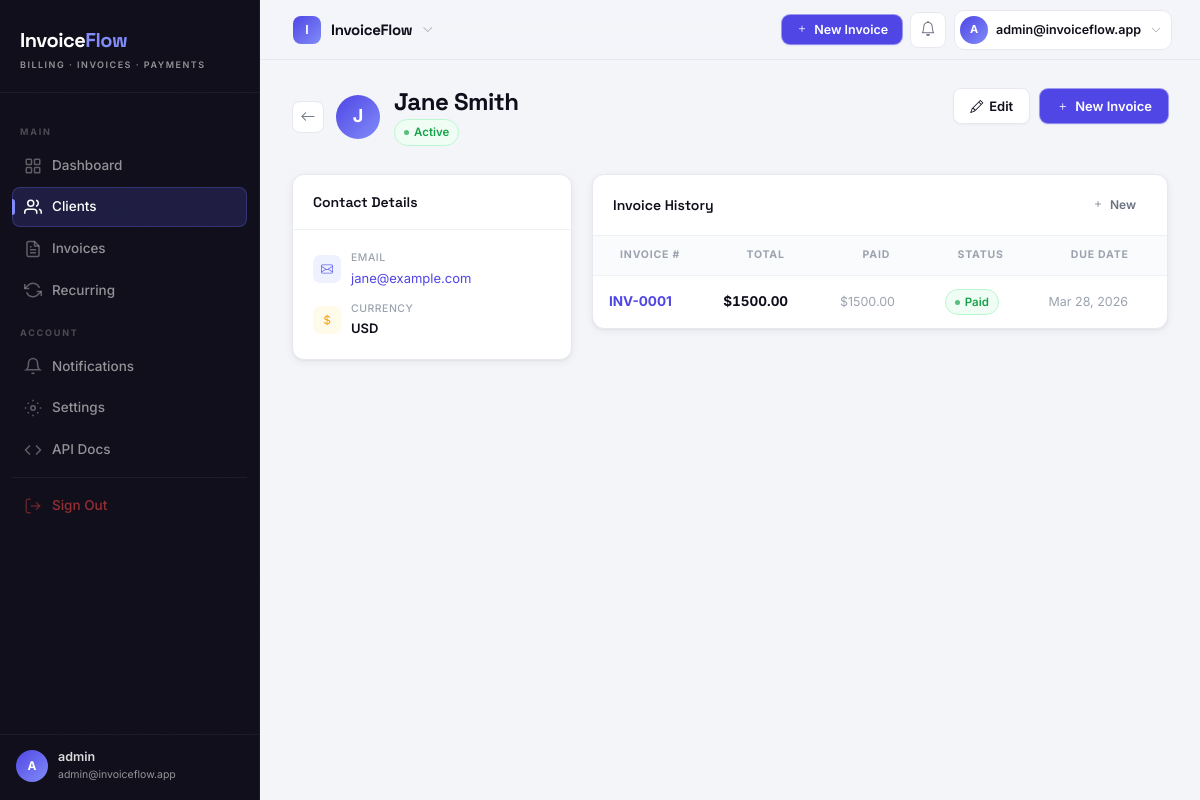
The page /clients/88578b54-3251-463a-b2cc-0fa08d3f5776/ (signed in) on the database its author committed.
### accounts/models.py (models this page shows, shortened)
class User(AbstractUser):
    id = models.UUIDField(primary_key=True, default=uuid.uuid4, editable=False)
    email = models.EmailField(unique=True)
    avatar = models.ImageField(upload_to='avatars/', null=True, blank=True)
    is_email_verified = models.BooleanField(default=False)
    totp_secret = models.CharField(max_length=64, blank=True, default='')
    totp_enabled = models.BooleanField(default=False)
    created_at = models.DateTimeField(auto_now_add=True)
    updated_at = models.DateTimeField(auto_now=True)
    USERNAME_FIELD = 'email'
    REQUIRED_FIELDS = ['username']
    class Meta:
        verbose_name = 'User'
        verbose_name_plural = 'Users'

### clients/models.py (models this page shows, shortened)
class Client(models.Model):
    id = models.UUIDField(primary_key=True, default=uuid.uuid4, editable=False)
    organization = models.ForeignKey(
        Organization,
        on_delete=models.CASCADE,
        related_name='clients',
    )
    name = models.CharField(max_length=200)
    email = models.EmailField()
    phone = models.CharField(max_length=20, blank=True)
    billing_address = models.TextField(blank=True)
    currency = models.CharField(max_length=3, default='USD')
    tax_id = models.CharField(max_length=50, blank=True, verbose_name='VAT / Tax ID')
    notes = models.TextField(blank=True, help_text='Internal notes — not shown on invoices')
    is_active = models.BooleanField(default=True)
    created_at = models.DateTimeField(auto_now_add=True)
    updated_at = models.DateTimeField(auto_now=True)
    class Meta:
        verbose_name = 'Client'
        ordering = ['name']

### invoices/models.py (models this page shows, shortened)
class Invoice(models.Model):
    STATUS_DRAFT = 'draft'
    STATUS_SENT = 'sent'
    STATUS_VIEWED = 'viewed'
    STATUS_PARTIALLY_PAID = 'partially_paid'
    STATUS_PAID = 'paid'
    STATUS_OVERDUE = 'overdue'
    STATUS_CANCELLED = 'cancelled'
    STATUS_CHOICES = [
        (STATUS_DRAFT, 'Draft'),
        (STATUS_SENT, 'Sent'),
        (STATUS_VIEWED, 'Viewed'),
        (STATUS_PARTIALLY_PAID, 'Partially Paid'),
        (STATUS_PAID, 'Paid'),
        (STATUS_OVERDUE, 'Overdue'),
        (STATUS_CANCELLED, 'Cancelled'),
    ]
    id = models.UUIDField(primary_key=True, default=uuid.uuid4, editable=False)
    organization = models.ForeignKey(
        Organization, on_delete=models.CASCADE, related_name='invoices',
    )
    client = models.ForeignKey(
        Client, on_delete=models.PROTECT, related_name='invoices',
    )
    invoice_number = models.CharField(max_length=50)
    status = models.CharField(max_length=20, choices=STATUS_CHOICES, default=STATUS_DRAFT)
    issue_date = models.DateField(default=timezone.now)
    due_date = models.DateField()
    subtotal = models.DecimalField(max_digits=12, decimal_places=2, default=0)
    discount_amount = models.DecimalField(max_digits=12, decimal_places=2, default=0)
    tax_amount = models.DecimalField(max_digits=12, decimal_places=2, default=0)
    total = models.DecimalField(max_digits=12, decimal_places=2, default=0)
    amount_paid = models.DecimalField(max_digits=12, decimal_places=2, default=0)
    notes = models.TextField(blank=True)
    terms = models.TextField(blank=True)
    pdf_file = models.FileField(upload_to='invoices/pdfs/', null=True, blank=True)
    stripe_payment_intent = models.CharField(max_length=200, blank=True)
    viewed_at = models.DateTimeField(null=True, blank=True)
    sent_at = models.DateTimeField(null=True, blank=True)
    created_at = models.DateTimeField(auto_now_add=True)
    updated_at = models.DateTimeField(auto_now=True)
    class Meta:
        verbose_name = 'Invoice'
        ordering = ['-created_at']
        unique_together = ('organization', 'invoice_number')
    @property
    def is_overdue(self):
        from datetime import date
        return (
            self.status not in [self.STATUS_PAID, self.STATUS_CANCELLED]
            and self.due_date < date.today()
        )

### clients/views.py (the view)
# urls.py: path('<uuid:pk>/', views.client_detail, name='detail'),
@login_required
def client_detail(request, pk):
    org = get_org(request)
    client = get_object_or_404(Client, pk=pk, organization=org)
    invoices = client.invoices.order_by('-created_at')
    return render(request, 'clients/detail.html', {'client': client, 'invoices': invoices})

### clients/views.py (called while the page is built)
def get_org(request):
    m = request.user.memberships.select_related('organization').first()
    return m.organization if m else None

### templates/clients/detail.html (shortened to what this page needs)
{% extends 'base.html' %}
{% block content %}
<div class="page-header">
  <div class="page-header-left">
    <div style="display:flex;align-items:center;gap:12px;">
      <a href="{% url 'clients:list' %}" class="btn-icon" style="width:32px;height:32px;flex-shrink:0;text-decoration:none;"><i class="bi bi-arrow-left"></i></a>
      <div style="display:flex;align-items:center;gap:14px;">
        <div style="width:44px;height:44px;border-radius:50%;background:linear-gradient(135deg,var(--brand-600),var(--brand-400));display:flex;align-items:center;justify-content:center;font-size:18px;font-weight:700;color:#fff;flex-shrink:0;">{{ client.name|first|upper }}</div>
        <div>
          <h1 class="page-title" style="margin-bottom:2px;">{{ client.name }}</h1>
          <span class="{% if client.is_active %}status-badge status-paid{% else %}status-badge status-cancelled{% endif %}">{% if client.is_active %}Active{% else %}Inactive{% endif %}</span>
        </div>
      </div>
    </div>
  </div>
  <div class="page-header-actions">
    <a href="{% url 'clients:update' client.pk %}" class="btn btn-secondary"><i class="bi bi-pencil"></i> Edit</a>
    <a href="{% url 'invoices:create' %}?client={{ client.pk }}" class="btn btn-primary"><i class="bi bi-plus"></i> New Invoice</a>
  </div>
</div>
<div class="layout-client-detail">
  <div class="card">
    <div class="card-header"><h3 class="card-header-title">Contact Details</h3></div>
    <div class="card-body">
      <div style="display:flex;flex-direction:column;gap:12px;">
        {% if client.email %}
        <div style="display:flex;gap:10px;align-items:center;">
          <div style="width:28px;height:28px;border-radius:7px;background:var(--brand-50);display:flex;align-items:center;justify-content:center;flex-shrink:0;"><i class="bi bi-envelope" style="color:var(--brand-500);font-size:12px;"></i></div>
          <div><div style="font-size:10.5px;color:var(--text-muted);font-weight:500;text-transform:uppercase;letter-spacing:0.5px;">Email</div><a href="mailto:{{ client.email }}" style="font-size:13px;color:var(--brand-600);text-decoration:none;">{{ client.email }}</a></div>
        </div>
        {% endif %}
        <div style="display:flex;gap:10px;align-items:center;">
          <div style="width:28px;height:28px;border-radius:7px;background:#fffbeb;display:flex;align-items:center;justify-content:center;flex-shrink:0;"><i class="bi bi-currency-dollar" style="color:#f59e0b;font-size:12px;"></i></div>
          <div><div style="font-size:10.5px;color:var(--text-muted);font-weight:500;text-transform:uppercase;letter-spacing:0.5px;">Currency</div><div style="font-size:13px;font-weight:600;">{{ client.currency }}</div></div>
        </div>
      </div>
    </div>
  </div>
  <div class="data-table-wrap">
    <div class="card-header">
      <h3 class="card-header-title">Invoice History</h3>
      <a href="{% url 'invoices:create' %}?client={{ client.pk }}" class="btn btn-ghost btn-sm"><i class="bi bi-plus"></i> New</a>
    </div>
    <table class="data-table">
      <thead><tr>
        <th>Invoice #</th><th>Total</th><th>Paid</th><th>Status</th><th>Due Date</th>
      </tr></thead>
      <tbody>
        {% for inv in invoices %}
        <tr>
          <td><a href="{% url 'invoices:detail' inv.pk %}" class="col-primary" style="font-weight:700;">{{ inv.invoice_number }}</a></td>
          <td class="col-amount" style="font-weight:700;">${{ inv.total|floatformat:2 }}</td>
          <td class="col-muted">${{ inv.amount_paid|floatformat:2 }}</td>
          <td><span class="status-badge status-{{ inv.status }}">{{ inv.get_status_display }}</span></td>
          <td class="{% if inv.is_overdue %}text-danger{% else %}col-muted{% endif %}">{{ inv.due_date|date:"M d, Y" }}</td>
        </tr>
        {% endfor %}
      </tbody>
    </table>
  </div>
</div>
{% endblock %}

### templates/base.html (shortened to what this page needs)
<!DOCTYPE html>
<html lang="en">
<head>
  <link rel="stylesheet" href="https://cdn.jsdelivr.net/npm/bootstrap-icons@1.11.3/font/bootstrap-icons.min.css">
  {% load static %}
  <link rel="stylesheet" href="{% static 'css/invoiceflow.css' %}">
</head>
<body>
<aside class="sidebar" id="sidebar">
  <div class="sidebar-brand">
    <div class="brand-text">Invoice<span>Flow</span></div>
    <div class="brand-tag">Billing · Invoices · Payments</div>
  </div>
  <nav class="sidebar-nav">
    <div class="sidebar-section-label">Main</div>
    <a href="{% url 'dashboard:dashboard' %}" class="{% if request.resolver_match.namespace == 'dashboard' %}active{% endif %}">
      <svg class="nav-icon" fill="none" viewBox="0 0 24 24" stroke="currentColor" stroke-width="2">
        <rect x="3" y="3" width="7" height="7" rx="1"/><rect x="14" y="3" width="7" height="7" rx="1"/>
        <rect x="3" y="14" width="7" height="7" rx="1"/><rect x="14" y="14" width="7" height="7" rx="1"/>
      </svg>
      Dashboard
    </a>
    <a href="{% url 'clients:list' %}" class="{% if request.resolver_match.namespace == 'clients' %}active{% endif %}">
      <svg class="nav-icon" fill="none" viewBox="0 0 24 24" stroke="currentColor" stroke-width="2">
        <path d="M17 21v-2a4 4 0 0 0-4-4H5a4 4 0 0 0-4 4v2"/><circle cx="9" cy="7" r="4"/>
        <path d="M23 21v-2a4 4 0 0 0-3-3.87"/><path d="M16 3.13a4 4 0 0 1 0 7.75"/>
      </svg>
      Clients
    </a>
    <a href="{% url 'invoices:list' %}" class="{% if request.resolver_match.namespace == 'invoices' %}active{% endif %}">
      <svg class="nav-icon" fill="none" viewBox="0 0 24 24" stroke="currentColor" stroke-width="2">
        <path d="M14 2H6a2 2 0 0 0-2 2v16a2 2 0 0 0 2 2h12a2 2 0 0 0 2-2V8z"/>
        <polyline points="14 2 14 8 20 8"/><line x1="16" y1="13" x2="8" y2="13"/><line x1="16" y1="17" x2="8" y2="17"/><polyline points="10 9 9 9 8 9"/>
      </svg>
      Invoices
    </a>
    <a href="{% url 'recurring:list' %}" class="{% if request.resolver_match.namespace == 'recurring' %}active{% endif %}">
      <svg class="nav-icon" fill="none" viewBox="0 0 24 24" stroke="currentColor" stroke-width="2">
        <polyline points="1 4 1 10 7 10"/><polyline points="23 20 23 14 17 14"/>
        <path d="M20.49 9A9 9 0 0 0 5.64 5.64L1 10m22 4-4.64 4.36A9 9 0 0 1 3.51 15"/>
      </svg>
      Recurring
    </a>
    <div class="sidebar-section-label">Account</div>
    <a href="{% url 'notifications:list' %}" class="{% if request.resolver_match.namespace == 'notifications' %}active{% endif %}">
      <svg class="nav-icon" fill="none" viewBox="0 0 24 24" stroke="currentColor" stroke-width="2">
        <path d="M18 8A6 6 0 0 0 6 8c0 7-3 9-3 9h18s-3-2-3-9"/>
        <path d="M13.73 21a2 2 0 0 1-3.46 0"/>
      </svg>
      Notifications
    </a>
    <a href="{% url 'organizations:settings' %}" class="{% if request.resolver_match.namespace == 'organizations' %}active{% endif %}">
      <svg class="nav-icon" fill="none" viewBox="0 0 24 24" stroke="currentColor" stroke-width="2">
        <circle cx="12" cy="12" r="3"/>
        <path d="M19.07 4.93l-1.41 1.41M4.93 4.93l1.41 1.41M4.93 19.07l1.41-1.41M19.07 19.07l-1.41-1.41M1 12h2M21 12h2M12 1v2M12 21v2"/>
      </svg>
      Settings
    </a>
    <a href="/api/docs/" target="_blank">
      <svg class="nav-icon" fill="none" viewBox="0 0 24 24" stroke="currentColor" stroke-width="2">
        <polyline points="16 18 22 12 16 6"/><polyline points="8 6 2 12 8 18"/>
      </svg>
      API Docs
    </a>
    <hr style="border:none;border-top:1px solid rgba(255,255,255,0.06);margin:8px 0;">
    <a href="{% url 'account_logout' %}" class="nav-signout">
      <svg class="nav-icon" fill="none" viewBox="0 0 24 24" stroke="currentColor" stroke-width="2">
        <path d="M9 21H5a2 2 0 0 1-2-2V5a2 2 0 0 1 2-2h4"/>
        <polyline points="16 17 21 12 16 7"/><line x1="21" y1="12" x2="9" y2="12"/>
      </svg>
      Sign Out
    </a>
  </nav>
  <div class="sidebar-footer">
    <div class="sidebar-user">
      <div class="sidebar-avatar">{{ request.user.email|first|upper }}</div>
      <div class="sidebar-user-info">
        <div class="sidebar-user-name">{{ request.user.get_full_name|default:request.user.username }}</div>
        <div class="sidebar-user-email">{{ request.user.email }}</div>
      </div>
    </div>
  </div>
</aside>
<header class="topbar">
  <div style="display:flex;align-items:center;gap:12px;">
    <div class="topbar-org-switcher">
      <button class="topbar-org-btn" onclick="document.getElementById('org-dropdown').classList.toggle('show')">
        <div class="org-avatar">{% if org %}{{ org.name|first|upper }}{% else %}I{% endif %}</div>
        <span class="org-name">{% if org %}{{ org.name }}{% else %}InvoiceFlow{% endif %}</span>
        <i class="bi bi-chevron-down"></i>
      </button>
    </div>
  </div>
  <div class="topbar-actions">
    <a href="{% url 'invoices:create' %}" class="btn btn-primary" style="padding:6px 14px;font-size:12.5px;">
      <i class="bi bi-plus"></i> New Invoice
    </a>
    <a href="{% url 'notifications:list' %}" class="btn-icon" title="Notifications">
      <i class="bi bi-bell"></i>
    </a>
    <a href="{% url 'organizations:settings' %}" class="topbar-user-btn">
      <div class="topbar-user-avatar">{{ request.user.email|first|upper }}</div>
      <span class="topbar-user-name">{{ request.user.email|truncatechars:22 }}</span>
      <i class="bi bi-chevron-down" style="font-size:10px;color:var(--text-muted);margin-left:2px;"></i>
    </a>
  </div>
</header>
<main class="main-content">
  <div class="page-container">
    {% block content %}{% endblock %}
  </div>
</main>
</body>
</html>

### rows shown on the page
User: user.email|first "A", user.get_full_name "admin", user.email "admin@invoiceflow.app"
Client: name|first "J", name "Jane Smith", email "jane@example.com", currency "USD"
Invoice: invoice_number "INV-0001", total "1500.00", amount_paid "1500.00", status "Paid", due_date "Mar 28, 2026"
